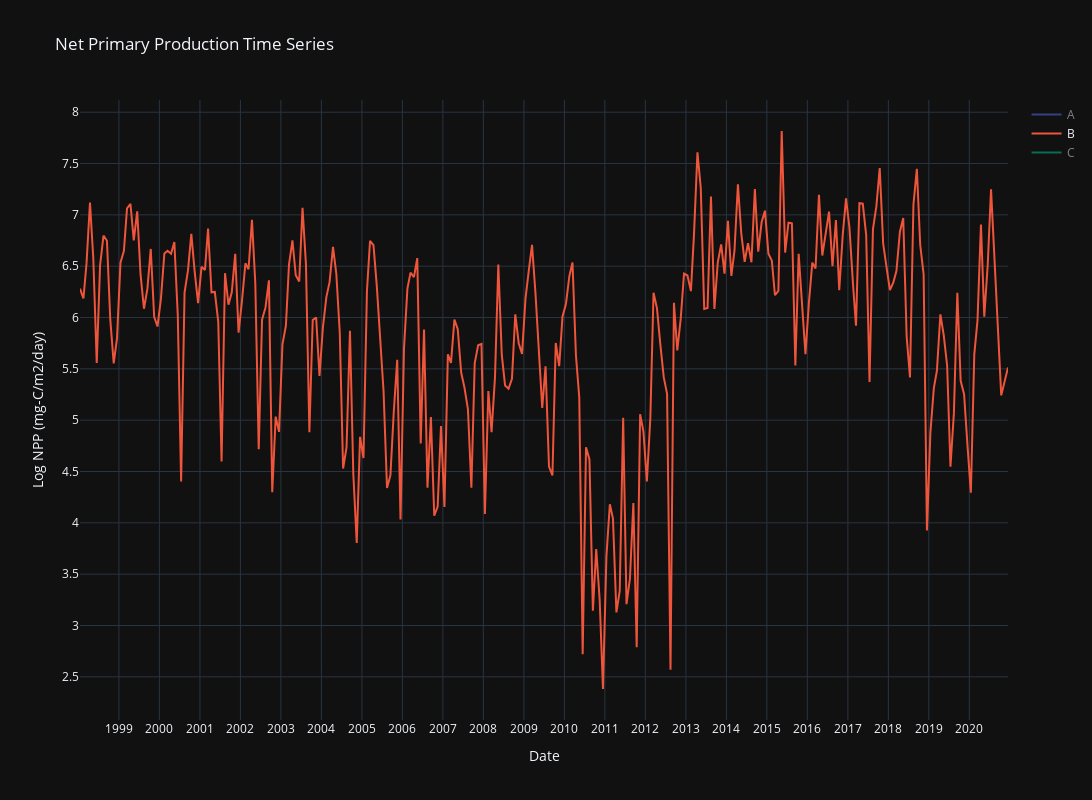

Notebook code cell kept with this figure:
### Markdown cell above
#### Comparison of npp of all geopoints

### Code cell
import plotly.graph_objs as go
import math

# Create empty traces list and loop through each geopoint
traces = []
for point in geopoint:
    # access dataframe
    df = geopoint[point]
    # create trace for each dataset
    trace = go.Scatter(x=df['DATE-YMD'], y=df['NPP (mg-C/m2/day)'].apply(math.log), mode='lines', name=point)
    # append trace to traces list
    traces.append(trace)

# create layout for the plot
layout = go.Layout(title=f'Net Primary Production Time Series',
                   xaxis=dict(title='Date', dtick='M12'),
                   yaxis=dict(title='Log NPP (mg-C/m2/day)', dtick=0.5),
                   height = 800, width=1200,
                   template='plotly_dark')
# create figure object and plot the traces
fig = go.Figure(data=traces, layout=layout)
fig.show()

### Figure 1 — Plotly figure (JSON) as saved in the notebook; plotly's stock layout.template omitted (floating-point values rounded to 4 significant figures; data arrays with more than 128 entries replaced by an {"elided": "..."} marker saying what was removed)
{"data": [{"mode": "lines", "name": "A", "type": "scatter", "visible": "legendonly", "x": {"elided": "274 str values"}, "y": {"elided": "274 float values"}}, {"mode": "lines", "name": "B", "type": "scatter", "x": {"elided": "274 str values"}, "y": {"elided": "274 float values"}}, {"mode": "lines", "name": "C", "type": "scatter", "visible": "legendonly", "x": {"elided": "274 str values"}, "y": {"elided": "274 float values"}}], "layout": {"height": 800, "title": {"text": "Net Primary Production Time Series"}, "width": 1200, "xaxis": {"autorange": true, "dtick": "M12", "range": ["1998-01-15", "2020-12-15"], "title": {"text": "Date"}, "type": "date"}, "yaxis": {"autorange": true, "dtick": 0.5, "range": [2.079, 8.119], "title": {"text": "Log NPP (mg-C/m2/day)"}, "type": "linear"}}}
